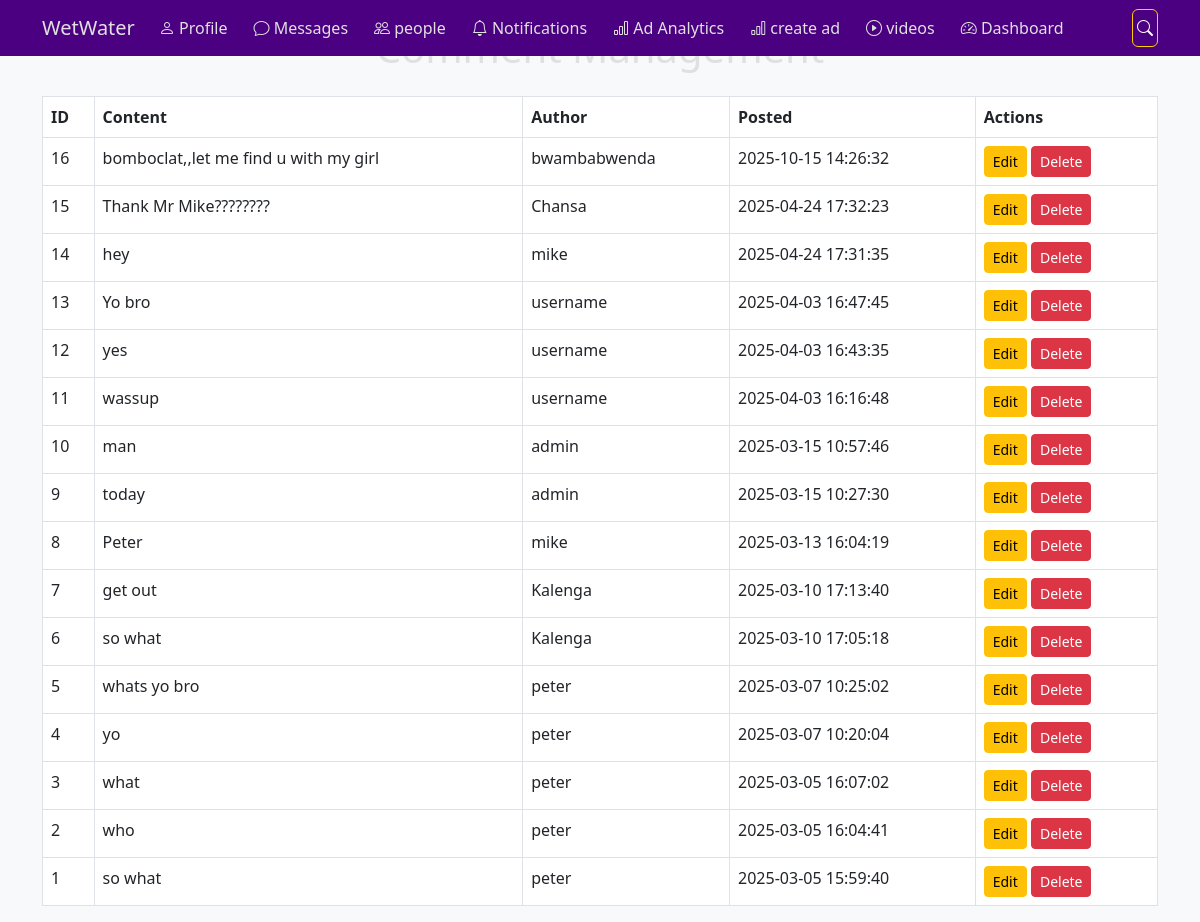
Page /admin_comments.php (signed in) on the committed database.
### tables this page shows
CREATE TABLE `comments` (
  `id` int(11) NOT NULL,
  `post_id` int(11) NOT NULL,
  `user_id` int(11) NOT NULL,
  `content` text NOT NULL,
  `created_at` timestamp NOT NULL DEFAULT current_timestamp(),
  `parent_comment_id` int(11) DEFAULT NULL,
  `type` enum('post','video') NOT NULL
);

CREATE TABLE `users` (
  `id` int(11) NOT NULL,
  `username` varchar(50) NOT NULL,
  `email` varchar(100) NOT NULL,
  `password` varchar(255) NOT NULL,
  `created_at` timestamp NOT NULL DEFAULT current_timestamp(),
  `profile_picture` varchar(255) DEFAULT 'default_profile.jpg',
  `is_admin` tinyint(1) DEFAULT 0,
  `last_activity` timestamp NOT NULL DEFAULT current_timestamp(),
  `full_name` varchar(100) DEFAULT NULL,
  `bio` text DEFAULT NULL,
  `location` varchar(100) DEFAULT NULL,
  `interests` text DEFAULT NULL,
  `education` varchar(100) DEFAULT NULL,
  `work` varchar(100) DEFAULT NULL,
  `website` varchar(255) DEFAULT NULL,
  `phone` varchar(20) DEFAULT NULL,
  `public_key` text NOT NULL,
  `private_key` text NOT NULL
);

### admin_comments.php (the view, shortened to what this page needs)
<?php
include 'includes/header.php';
$stmt = $pdo->query("SELECT comments.*, users.username FROM comments JOIN users ON comments.user_id = users.id ORDER BY comments.created_at DESC");
$comments = $stmt->fetchAll(PDO::FETCH_ASSOC);
?>
<h1 class="text-center mb-4">Comment Management</h1>
<table class="table table-bordered">
    <thead>
        <tr>
            <th>ID</th>
            <th>Content</th>
            <th>Author</th>
            <th>Posted</th>
            <th>Actions</th>
        </tr>
    </thead>
    <tbody>
        <?php foreach ($comments as $comment): ?>
            <tr>
                <td><?php echo $comment['id']; ?></td>
                <td><?php echo htmlspecialchars($comment['content']); ?></td>
                <td><?php echo htmlspecialchars($comment['username']); ?></td>
                <td><?php echo $comment['created_at']; ?></td>
                <td>
                    <a href="edit_comment.php?id=<?php echo $comment['id']; ?>" class="btn btn-sm btn-warning">Edit</a>
                    <a href="delete_comment.php?id=<?php echo $comment['id']; ?>" class="btn btn-sm btn-danger" onclick="return confirm('Are you sure you want to delete this comment?')">Delete</a>
                </td>
            </tr>
        <?php endforeach; ?>
    </tbody>
</table>
<?php include 'includes/footer.php'; ?>

### assets/css/styles.css (style rules this page uses)
body { background-color: #f8f9fa; }
:root { --primary-color: #6a1b9a; --secondary-color: #9c27b0; --background-color: #f3e5f5; --text-color: #4a148c; --button-hover-color: #7b1fa2; --card-background: #ffffff; --card-border-color: #e1bee7; }
body { background-color: var(--background-color); color: var(--text-color); }

### includes/header.php (style rules this page uses)
body { background-color: #1a1a2e; color: #e0e0e0; }

### rows in the picture
comments: id "16", content "bomboclat,,let me find u with my girl", user.username "bwambabwenda", created_at "2025-10-15 14:26:32"
comments: id "15", content "Thank Mr Mike????????", user.username "Chansa", created_at "2025-04-24 17:32:23"
comments: id "14", content "hey", user.username "mike", created_at "2025-04-24 17:31:35"
comments: id "13", content "Yo bro", user.username "username", created_at "2025-04-03 16:47:45"
comments: id "12", content "yes", user.username "username", created_at "2025-04-03 16:43:35"
comments: id "11", content "wassup", user.username "username", created_at "2025-04-03 16:16:48"
comments: id "10", content "man", user.username "admin", created_at "2025-03-15 10:57:46"
comments: id "9", content "today", user.username "admin", created_at "2025-03-15 10:27:30"
comments: id "8", content "Peter", user.username "mike", created_at "2025-03-13 16:04:19"
comments: id "7", content "get out", user.username "Kalenga", created_at "2025-03-10 17:13:40"
comments: id "6", content "so what", user.username "Kalenga", created_at "2025-03-10 17:05:18"
comments: id "5", content "whats yo bro", user.username "peter", created_at "2025-03-07 10:25:02"
comments: id "4", content "yo", user.username "peter", created_at "2025-03-07 10:20:04"
comments: id "3", content "what", user.username "peter", created_at "2025-03-05 16:07:02"
comments: id "2", content "who", user.username "peter", created_at "2025-03-05 16:04:41"
comments: id "1", content "so what", user.username "peter", created_at "2025-03-05 15:59:40"
